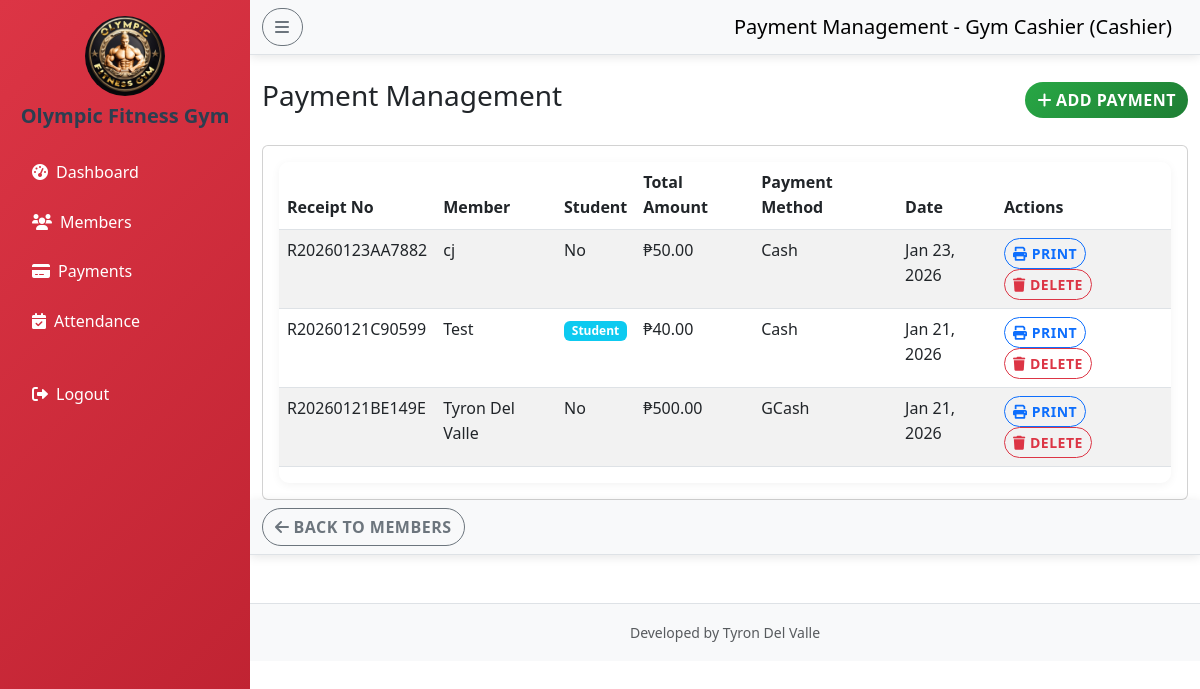
Page /cashier/payments.php (signed in) on the committed database.
### tables this page shows
CREATE TABLE `gym_settings` (
  `id` int(11) NOT NULL,
  `gym_name` varchar(255) NOT NULL DEFAULT 'Gym Management System',
  `logo_path` varchar(255) NOT NULL DEFAULT 'gym logo.jpg',
  `background_path` varchar(255) NOT NULL DEFAULT 'gym background.jpg',
  `updated_at` timestamp NOT NULL DEFAULT current_timestamp() ON UPDATE current_timestamp(),
  `sidebar_theme` varchar(50) NOT NULL DEFAULT 'primary'
);

CREATE TABLE `payments` (
  `id` int(11) NOT NULL,
  `member_id` int(11) NOT NULL,
  `amount` decimal(10,2) NOT NULL,
  `receipt_no` varchar(50) NOT NULL,
  `payment_method` varchar(50) DEFAULT NULL,
  `payment_date` datetime DEFAULT current_timestamp(),
  `notes` text DEFAULT NULL,
  `is_student_discount` tinyint(1) DEFAULT 0,
  `student_id` varchar(50) DEFAULT NULL,
  `discount_amount` decimal(10,2) DEFAULT 0.00,
  `reference_no` varchar(100) DEFAULT NULL,
  `created_by` int(11) DEFAULT NULL
);

CREATE TABLE `members` (
  `id` int(11) NOT NULL,
  `member_code` varchar(50) DEFAULT NULL,
  `fullname` varchar(100) NOT NULL,
  `email` varchar(100) DEFAULT NULL,
  `phone` varchar(20) DEFAULT NULL,
  `address` text DEFAULT NULL,
  `plan` varchar(50) DEFAULT NULL,
  `start_date` date DEFAULT NULL,
  `end_date` date DEFAULT NULL,
  `status` enum('ACTIVE','EXPIRED','SUSPENDED') DEFAULT 'ACTIVE',
  `is_student` tinyint(1) DEFAULT 0,
  `student_id` varchar(50) DEFAULT NULL,
  `created_at` timestamp NOT NULL DEFAULT current_timestamp(),
  `created_by` int(11) DEFAULT NULL,
  `qr_code` varchar(255) DEFAULT NULL,
  `qr_token` varchar(64) DEFAULT NULL
);

### cashier/payments.php (the view, shortened to what this page needs)
    <?php
include "../config/db.php";
$user = $_SESSION['user'];
$settings = $conn->query("SELECT * FROM gym_settings WHERE id = 1")->fetch_assoc();
$payments = $conn->query("SELECT p.*, m.fullname, m.is_student, u.fullname as created_by_name FROM payments p JOIN members m ON p.member_id = m.id LEFT JOIN users u ON p.created_by = u.id ORDER BY p.payment_date DESC");
?>
<!DOCTYPE html>
<html lang="en">
<head>
    <link href="https://cdn.jsdelivr.net/npm/bootstrap@5.3.0/dist/css/bootstrap.min.css" rel="stylesheet">
    <link href="https://cdnjs.cloudflare.com/ajax/libs/font-awesome/6.0.0/css/all.min.css" rel="stylesheet">
    <link href="../assets/style.css" rel="stylesheet">
</head>
<body>
    <div class="d-flex">
        <nav id="sidebar" class="bg-<?php echo htmlspecialchars($settings['sidebar_theme']); ?> <?php echo ($settings['sidebar_theme'] == 'light') ? 'text-dark' : 'text-white'; ?> vh-100" style="width: 250px;">
            <div class="p-3">
                <div class="text-center mb-4">
                    <img src="../<?php echo htmlspecialchars($settings['logo_path']); ?>" alt="Gym Logo" class="rounded-circle mb-2" style="width: 80px; height: 80px;">
                    <h5 class="fw-bold"><?php echo htmlspecialchars($settings['gym_name']); ?></h5>
                </div>
                <ul class="nav flex-column">
                    <li class="nav-item mb-2">
                        <a class="nav-link <?php echo ($settings['sidebar_theme'] == 'light') ? 'text-dark' : 'text-white'; ?>" href="dashboard.php">
                            <i class="fas fa-tachometer-alt me-2"></i>Dashboard
                        </a>
                    </li>
                    <li class="nav-item mb-2">
                        <a class="nav-link <?php echo ($settings['sidebar_theme'] == 'light') ? 'text-dark' : 'text-white'; ?>" href="members.php">
                            <i class="fas fa-users me-2"></i>Members
                        </a>
                    </li>
                    <li class="nav-item mb-2">
                        <a class="nav-link <?php echo ($settings['sidebar_theme'] == 'light') ? 'text-dark' : 'text-white'; ?>" href="payments.php">
                            <i class="fas fa-credit-card me-2"></i>Payments
                        </a>
                    </li>
                    <li class="nav-item mb-2">
                        <a class="nav-link <?php echo ($settings['sidebar_theme'] == 'light') ? 'text-dark' : 'text-white'; ?>" href="attendance.php">
                            <i class="fas fa-calendar-check me-2"></i>Attendance
                        </a>
                    </li>
                    <li class="nav-item mt-4">
                        <a class="nav-link <?php echo ($settings['sidebar_theme'] == 'light') ? 'text-dark' : 'text-white'; ?>" href="../logout.php">
                            <i class="fas fa-sign-out-alt me-2"></i>Logout
                        </a>
                    </li>
                </ul>
            </div>
        </nav>
        <div class="flex-grow-1">
            <nav class="navbar navbar-light bg-light border-bottom">
                <div class="container-fluid">
                    <button class="btn btn-outline-secondary me-3" id="sidebarToggle">
                        <i class="fas fa-bars"></i>
                    </button>
                    <span class="navbar-brand mb-0 h1">Payment Management - <?php echo htmlspecialchars($user['fullname']); ?> (Cashier)</span>
                </div>
            </nav>
            <div class="container-fluid mt-4">
        <div class="row">
            <div class="col-12">
                <div class="d-flex justify-content-between align-items-center mb-4">
                    <h1 class="h3">Payment Management</h1>
                    <button class="btn btn-success" data-bs-toggle="modal" data-bs-target="#addPaymentModal">
                        <i class="fas fa-plus me-1"></i>Add Payment
                    </button>
                </div>
                <div class="card">
                    <div class="card-body">
                        <div class="table-responsive">
                            <table class="table table-striped">
                                <thead>
                                    <tr>
                                        <th>Receipt No</th>
                                        <th>Member</th>
                                        <th>Student</th>
                                        <th>Total Amount</th>
                                        <th>Payment Method</th>
                                        <th>Date</th>
                                        <th>Actions</th>
                                    </tr>
                                </thead>
                                <tbody>
                                    <?php while ($payment = $payments->fetch_assoc()): ?>
                                    <tr>
                                        <td><?php echo htmlspecialchars($payment['receipt_no']); ?></td>
                                        <td><?php echo htmlspecialchars($payment['fullname']); ?></td>
                                        <td><?php if ($payment['is_student']): ?><span class="badge bg-info">Student</span><?php else: ?>No<?php endif; ?></td>
                                        <td>₱<?php echo number_format($payment['amount'] - $payment['discount_amount'], 2); ?></td>
                                        <td><?php echo htmlspecialchars($payment['payment_method'] ?? 'Cash'); ?></td>
                                        <td><?php echo date('M j, Y', strtotime($payment['payment_date'])); ?></td>
                                        <td>
                                            <a href="print_receipt.php?id=<?php echo $payment['id']; ?>" class="btn btn-sm btn-outline-primary" target="_blank">
                                                <i class="fas fa-print"></i> Print
                                            </a>
                                            <button class="btn btn-sm btn-outline-danger" onclick="deletePayment(<?php echo $payment['id']; ?>)">
                                                <i class="fas fa-trash"></i> Delete
                                            </button>
                                        </td>
                                    </tr>
                                    <?php endwhile; ?>
                                </tbody>
                            </table>
                        </div>
                    </div>
                </div>
            </div>
        </div>
    </div>
      <nav class="navbar navbar-light bg-light border-bottom">
                <div class="container-fluid">
                    <a href="members.php" class="btn btn-outline-secondary me-3">
                        <i class ="fas fa-arrow-left me-1"></i>Back to Members
                    </a>
            </nav>
    <footer class="bg-light text-center text-muted py-3 mt-5 border-top">
        <div class="container">
            <small>Developed by Tyron Del Valle</small>
        </div>
    </footer>
</body>
</html>

### assets/style.css (style rules this page uses)
.btn { transition: all 0.3s ease; border-radius: 25px; font-weight: 600; text-transform: uppercase; letter-spacing: 0.5px; position: relative; overflow: hidden; }
.btn::before { content: ''; position: absolute; top: 0; left: -100%; width: 100%; height: 100%; background: linear-gradient(90deg, transparent, rgba(255, 255, 255, 0.2), transparent); transition: left 0.5s; }
.btn-success { background: linear-gradient(135deg, #28a745, #1e7e34); border: none; }
.bg-danger { background: linear-gradient(135deg, #dc3545, #bd2130) !important; }
body { animation: pageLoad 0.5s ease-out; }
.navbar { box-shadow: 0 2px 10px rgba(0, 0, 0, 0.1); }
body { font-family: 'Segoe UI', Tahoma, Geneva, Verdana, sans-serif; line-height: 1.6; }
h1, h2, h3, h4, h5, h6 { font-weight: 700; color: #2c3e50; }
.badge { animation: badgePulse 2s infinite; }
.table-responsive { border-radius: 10px; overflow: hidden; box-shadow: 0 2px 10px rgba(0, 0, 0, 0.05); }
#sidebar { position: fixed; top: 0; left: 0; height: 100vh; width: 250px !important; transition: width 0.3s ease, transform 0.3s ease; z-index: 100; }
.flex-grow-1 { margin-left: 250px; transition: margin-left 0.3s ease; }

### rows in the picture
gym_settings: logo_path (picture), gym_name "Olympic Fitness Gym"
payments: receipt_no "R20260123AA7882", member.fullname "cj", shows "No", $payment['amount']-$payment['discount_amount'] "50.00", payment_method "Cash", payment_date "Jan 23, 2026"
payments: receipt_no "R20260121C90599", member.fullname "Test", shows "Student", $payment['amount'] - $payment['discount_amount'] "40.00", payment_method "Cash", payment_date "Jan 21, 2026"
payments: receipt_no "R20260121BE149E", member.fullname "Tyron Del Valle", shows "No", $payment['amount']-$payment['discount_amount'] "500.00", payment_method "GCash", payment_date "Jan 21, 2026"

### other values in the picture
$user['fullname'] "Gym Cashier"
